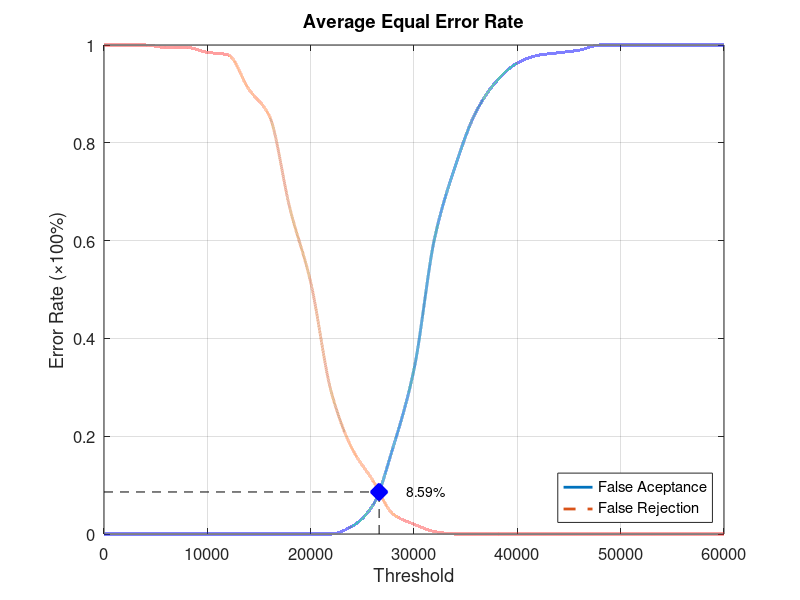
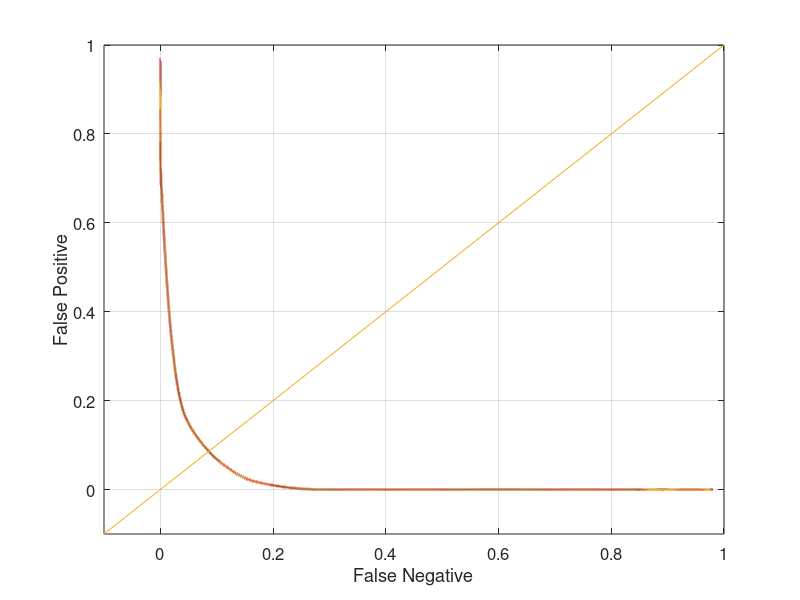

Source code (MATLAB) for these figures, in order:
function yEER = Database2_1
close all;
clear;
clc;
x = 0:2000:60000;
xq = 0:0.5:60000;

y0 = [0 0 0 0 0 0 0 0 0 0 0 0 0.0157895 0.0578947 0.178947 0.336842 0.605263 0.752632 0.863158 0.926316 0.963158 0.978947 0.984211 0.989474 1 1 1 1 1 1 1];
yy0 = interp1(x, y0, xq, 'pchip');
y1 = [1 1 1 0.995 0.995 0.985 0.98 0.91 0.855 0.665 0.515 0.29 0.175 0.11 0.04 0.02 0.005 0 0 0 0 0 0 0 0 0 0 0 0 0 0];
yy1 = interp1(x, y1, xq, 'pchip');

% Calculating EER: 
y2 = abs(y0 - y1);
find(y2 == min(y2))
yy2 = abs(yy0 - yy1);
xEER = find(yy2 == min(yy2));
xEERIndex = xq(xEER) % X-axis EER
yEER = yy0(xEER) % Y-axis EER

main = figure
plot(xq, yy0,'-','LineWidth', 2);	hold on
plot(xq, yy1,'--','LineWidth', 2);	hold on
plot([xEERIndex xEERIndex], [0 yEER], 'k--');	hold on
plot([0 xEERIndex], [yEER yEER], 'k--');	hold on
plot(xEERIndex, yEER, 'bx', 'LineWidth', 10);	hold on
text(xEERIndex + 10 * xEERIndex / 100, yEER, [num2str(round((10000 * yEER)) / 100) '%'])
legend('False Aceptance', 'False Rejection', 'Location', 'SouthEast')
xlabel('Threshold')
ylabel('Error Rate (\times100%)')
title('Average Equal Error Rate')
set(gca, 'FontSize', 12)
axis([0 60000 0 1])
grid on

print(main, 'Database2_1Main', '-dpng');
FNRxFPR = figure('Color', [1 1 1]);
plot(yy1, yy0, '-', yy1, yy0, 'LineWidth', 2);
hold on
y = -0.1:0.1:1
plot(y, y); 
set(gca, 'FontSize', 12)
xlabel('False Negative')
ylabel('False Positive')
axis([-0.1 1 -0.1 1])
set(gca, 'FontSize', 12)
grid on

print(FNRxFPR, 'Database2_1FNRxFPR','-dpng');
end
